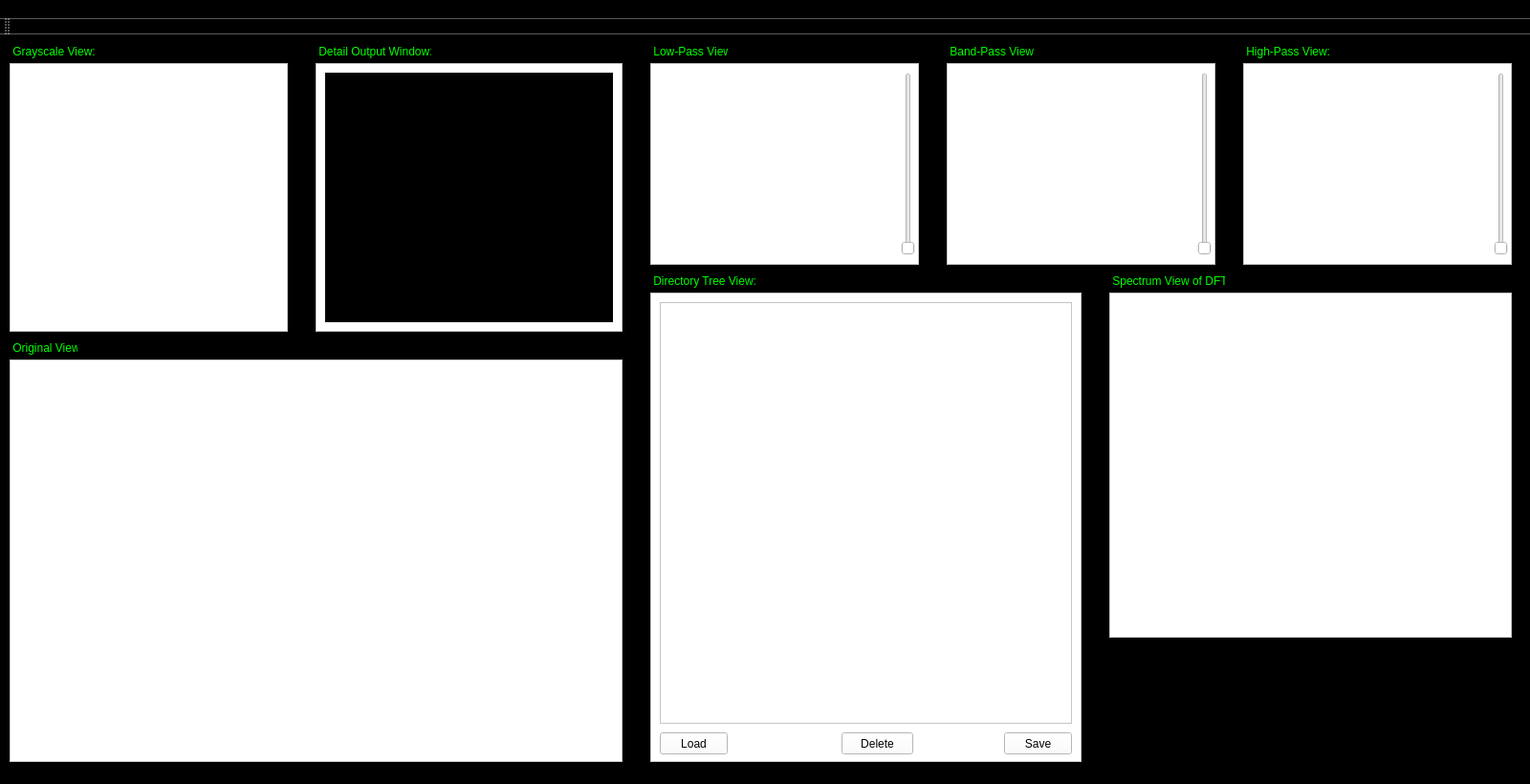
<?xml version="1.0" encoding="UTF-8"?>
<ui version="4.0">
 <class>MagicWindow</class>
 <widget class="QMainWindow" name="MagicWindow">
  <property name="geometry">
   <rect>
    <x>0</x>
    <y>0</y>
    <width>1600</width>
    <height>820</height>
   </rect>
  </property>
  <property name="minimumSize">
   <size>
    <width>1600</width>
    <height>820</height>
   </size>
  </property>
  <property name="maximumSize">
   <size>
    <width>1600</width>
    <height>820</height>
   </size>
  </property>
  <property name="windowTitle">
   <string>MagicWindow</string>
  </property>
  <property name="styleSheet">
   <string notr="true">background-color: rgb(0, 0, 0);</string>
  </property>
  <widget class="QWidget" name="centralWidget">
   <widget class="QFrame" name="Original">
    <property name="geometry">
     <rect>
      <x>10</x>
      <y>340</y>
      <width>641</width>
      <height>421</height>
     </rect>
    </property>
    <property name="styleSheet">
     <string notr="true">background-color: rgb(255, 255, 255);</string>
    </property>
    <property name="frameShape">
     <enum>QFrame::StyledPanel</enum>
    </property>
    <property name="frameShadow">
     <enum>QFrame::Sunken</enum>
    </property>
    <widget class="QLabel" name="Original_View">
     <property name="geometry">
      <rect>
       <x>10</x>
       <y>10</y>
       <width>621</width>
       <height>401</height>
      </rect>
     </property>
     <property name="text">
      <string/>
     </property>
    </widget>
   </widget>
   <widget class="QFrame" name="DTFT_LP">
    <property name="geometry">
     <rect>
      <x>680</x>
      <y>30</y>
      <width>281</width>
      <height>211</height>
     </rect>
    </property>
    <property name="styleSheet">
     <string notr="true">background-color: rgb(255, 255, 255);</string>
    </property>
    <property name="frameShape">
     <enum>QFrame::StyledPanel</enum>
    </property>
    <property name="frameShadow">
     <enum>QFrame::Sunken</enum>
    </property>
    <widget class="QSlider" name="DTFT_LP_GRAD">
     <property name="geometry">
      <rect>
       <x>260</x>
       <y>10</y>
       <width>20</width>
       <height>191</height>
      </rect>
     </property>
     <property name="orientation">
      <enum>Qt::Vertical</enum>
     </property>
    </widget>
    <widget class="QLabel" name="DTFT_LP_View">
     <property name="geometry">
      <rect>
       <x>16</x>
       <y>12</y>
       <width>241</width>
       <height>181</height>
      </rect>
     </property>
     <property name="text">
      <string/>
     </property>
    </widget>
   </widget>
   <widget class="QFrame" name="Grayscale">
    <property name="geometry">
     <rect>
      <x>10</x>
      <y>30</y>
      <width>291</width>
      <height>281</height>
     </rect>
    </property>
    <property name="styleSheet">
     <string notr="true">background-color: rgb(255, 255, 255);</string>
    </property>
    <property name="frameShape">
     <enum>QFrame::StyledPanel</enum>
    </property>
    <property name="frameShadow">
     <enum>QFrame::Sunken</enum>
    </property>
    <widget class="QLabel" name="Grayscale_View">
     <property name="geometry">
      <rect>
       <x>10</x>
       <y>10</y>
       <width>271</width>
       <height>261</height>
      </rect>
     </property>
     <property name="text">
      <string/>
     </property>
    </widget>
   </widget>
   <widget class="QFrame" name="frame_7">
    <property name="geometry">
     <rect>
      <x>680</x>
      <y>270</y>
      <width>451</width>
      <height>491</height>
     </rect>
    </property>
    <property name="styleSheet">
     <string notr="true">background-color: rgb(255, 255, 255);</string>
    </property>
    <property name="frameShape">
     <enum>QFrame::StyledPanel</enum>
    </property>
    <property name="frameShadow">
     <enum>QFrame::Sunken</enum>
    </property>
    <widget class="QTreeView" name="treeView">
     <property name="geometry">
      <rect>
       <x>10</x>
       <y>10</y>
       <width>431</width>
       <height>441</height>
      </rect>
     </property>
    </widget>
    <widget class="QPushButton" name="LoadButton">
     <property name="geometry">
      <rect>
       <x>10</x>
       <y>460</y>
       <width>71</width>
       <height>23</height>
      </rect>
     </property>
     <property name="text">
      <string>Load</string>
     </property>
    </widget>
    <widget class="QPushButton" name="SaveButton">
     <property name="geometry">
      <rect>
       <x>370</x>
       <y>460</y>
       <width>71</width>
       <height>23</height>
      </rect>
     </property>
     <property name="text">
      <string>Save</string>
     </property>
    </widget>
    <widget class="QPushButton" name="DeleteButton">
     <property name="geometry">
      <rect>
       <x>200</x>
       <y>460</y>
       <width>75</width>
       <height>23</height>
      </rect>
     </property>
     <property name="text">
      <string>Delete</string>
     </property>
    </widget>
   </widget>
   <widget class="QFrame" name="DTFT_BP">
    <property name="geometry">
     <rect>
      <x>990</x>
      <y>30</y>
      <width>281</width>
      <height>211</height>
     </rect>
    </property>
    <property name="styleSheet">
     <string notr="true">background-color: rgb(255, 255, 255);</string>
    </property>
    <property name="frameShape">
     <enum>QFrame::StyledPanel</enum>
    </property>
    <property name="frameShadow">
     <enum>QFrame::Sunken</enum>
    </property>
    <widget class="QSlider" name="DTFT_BP_GRAD">
     <property name="geometry">
      <rect>
       <x>260</x>
       <y>10</y>
       <width>20</width>
       <height>191</height>
      </rect>
     </property>
     <property name="orientation">
      <enum>Qt::Vertical</enum>
     </property>
    </widget>
    <widget class="QLabel" name="DTFT_BP_View">
     <property name="geometry">
      <rect>
       <x>16</x>
       <y>12</y>
       <width>241</width>
       <height>181</height>
      </rect>
     </property>
     <property name="text">
      <string/>
     </property>
    </widget>
   </widget>
   <widget class="QFrame" name="DTFT_HP">
    <property name="geometry">
     <rect>
      <x>1300</x>
      <y>30</y>
      <width>281</width>
      <height>211</height>
     </rect>
    </property>
    <property name="styleSheet">
     <string notr="true">background-color: rgb(255, 255, 255);</string>
    </property>
    <property name="frameShape">
     <enum>QFrame::StyledPanel</enum>
    </property>
    <property name="frameShadow">
     <enum>QFrame::Sunken</enum>
    </property>
    <widget class="QSlider" name="DTFT_HP_GRAD">
     <property name="geometry">
      <rect>
       <x>260</x>
       <y>10</y>
       <width>20</width>
       <height>191</height>
      </rect>
     </property>
     <property name="orientation">
      <enum>Qt::Vertical</enum>
     </property>
    </widget>
    <widget class="QLabel" name="DTFT_HP_View">
     <property name="geometry">
      <rect>
       <x>16</x>
       <y>12</y>
       <width>241</width>
       <height>181</height>
      </rect>
     </property>
     <property name="text">
      <string/>
     </property>
    </widget>
   </widget>
   <widget class="QLabel" name="label">
    <property name="geometry">
     <rect>
      <x>10</x>
      <y>320</y>
      <width>71</width>
      <height>16</height>
     </rect>
    </property>
    <property name="styleSheet">
     <string notr="true">background-color: rgb(0, 0, 0);
color: rgb(0, 255, 0);</string>
    </property>
    <property name="text">
     <string> Original View: </string>
    </property>
   </widget>
   <widget class="QLabel" name="label_2">
    <property name="geometry">
     <rect>
      <x>10</x>
      <y>10</y>
      <width>91</width>
      <height>16</height>
     </rect>
    </property>
    <property name="styleSheet">
     <string notr="true">background-color: rgb(0, 0, 0);
color: rgb(0, 255, 0);</string>
    </property>
    <property name="text">
     <string> Grayscale View: </string>
    </property>
   </widget>
   <widget class="QLabel" name="label_3">
    <property name="geometry">
     <rect>
      <x>680</x>
      <y>10</y>
      <width>81</width>
      <height>16</height>
     </rect>
    </property>
    <property name="styleSheet">
     <string notr="true">background-color: rgb(0, 0, 0);
color: rgb(0, 255, 0);</string>
    </property>
    <property name="text">
     <string> Low-Pass View:</string>
    </property>
   </widget>
   <widget class="QLabel" name="label_4">
    <property name="geometry">
     <rect>
      <x>990</x>
      <y>10</y>
      <width>91</width>
      <height>16</height>
     </rect>
    </property>
    <property name="styleSheet">
     <string notr="true">background-color: rgb(0, 0, 0);
color: rgb(0, 255, 0);</string>
    </property>
    <property name="text">
     <string> Band-Pass View:</string>
    </property>
   </widget>
   <widget class="QLabel" name="label_5">
    <property name="geometry">
     <rect>
      <x>1300</x>
      <y>10</y>
      <width>91</width>
      <height>16</height>
     </rect>
    </property>
    <property name="styleSheet">
     <string notr="true">background-color: rgb(0, 0, 0);
color: rgb(0, 255, 0);</string>
    </property>
    <property name="text">
     <string> High-Pass View:</string>
    </property>
   </widget>
   <widget class="QLabel" name="label_6">
    <property name="geometry">
     <rect>
      <x>680</x>
      <y>250</y>
      <width>111</width>
      <height>16</height>
     </rect>
    </property>
    <property name="styleSheet">
     <string notr="true">background-color: rgb(0, 0, 0);
color: rgb(0, 255, 0);</string>
    </property>
    <property name="text">
     <string> Directory Tree View:</string>
    </property>
   </widget>
   <widget class="QFrame" name="Details">
    <property name="geometry">
     <rect>
      <x>330</x>
      <y>30</y>
      <width>321</width>
      <height>281</height>
     </rect>
    </property>
    <property name="styleSheet">
     <string notr="true">background-color: rgb(255, 255, 255);</string>
    </property>
    <property name="frameShape">
     <enum>QFrame::StyledPanel</enum>
    </property>
    <property name="frameShadow">
     <enum>QFrame::Sunken</enum>
    </property>
    <widget class="QLabel" name="Output_Window">
     <property name="geometry">
      <rect>
       <x>10</x>
       <y>10</y>
       <width>301</width>
       <height>261</height>
      </rect>
     </property>
     <property name="styleSheet">
      <string notr="true">background-color: rgb(0, 0, 0);
color: rgb(0, 255, 0);</string>
     </property>
     <property name="text">
      <string/>
     </property>
     <property name="alignment">
      <set>Qt::AlignLeading|Qt::AlignLeft|Qt::AlignTop</set>
     </property>
     <property name="wordWrap">
      <bool>true</bool>
     </property>
     <property name="margin">
      <number>5</number>
     </property>
    </widget>
   </widget>
   <widget class="QLabel" name="label_7">
    <property name="geometry">
     <rect>
      <x>330</x>
      <y>10</y>
      <width>121</width>
      <height>16</height>
     </rect>
    </property>
    <property name="styleSheet">
     <string notr="true">background-color: rgb(0, 0, 0);
color: rgb(0, 255, 0);</string>
    </property>
    <property name="text">
     <string> Detail Output Window: </string>
    </property>
   </widget>
   <widget class="QFrame" name="Spectrum">
    <property name="geometry">
     <rect>
      <x>1160</x>
      <y>270</y>
      <width>421</width>
      <height>361</height>
     </rect>
    </property>
    <property name="styleSheet">
     <string notr="true">background-color: rgb(255, 255, 255);</string>
    </property>
    <property name="frameShape">
     <enum>QFrame::StyledPanel</enum>
    </property>
    <property name="frameShadow">
     <enum>QFrame::Sunken</enum>
    </property>
    <widget class="QLabel" name="Spectrum_View">
     <property name="geometry">
      <rect>
       <x>16</x>
       <y>10</y>
       <width>391</width>
       <height>341</height>
      </rect>
     </property>
     <property name="text">
      <string/>
     </property>
    </widget>
   </widget>
   <widget class="QLabel" name="label_8">
    <property name="geometry">
     <rect>
      <x>1160</x>
      <y>250</y>
      <width>121</width>
      <height>16</height>
     </rect>
    </property>
    <property name="styleSheet">
     <string notr="true">background-color: rgb(0, 0, 0);
color: rgb(0, 255, 0);</string>
    </property>
    <property name="text">
     <string> Spectrum View of DFT:</string>
    </property>
   </widget>
   <zorder>frame_7</zorder>
   <zorder>Original</zorder>
   <zorder>DTFT_LP</zorder>
   <zorder>Grayscale</zorder>
   <zorder>DTFT_BP</zorder>
   <zorder>DTFT_HP</zorder>
   <zorder>label</zorder>
   <zorder>label_2</zorder>
   <zorder>label_3</zorder>
   <zorder>label_4</zorder>
   <zorder>label_5</zorder>
   <zorder>label_6</zorder>
   <zorder>Details</zorder>
   <zorder>label_7</zorder>
   <zorder>Spectrum</zorder>
   <zorder>label_8</zorder>
  </widget>
  <widget class="QMenuBar" name="menuBar">
   <property name="geometry">
    <rect>
     <x>0</x>
     <y>0</y>
     <width>1600</width>
     <height>21</height>
    </rect>
   </property>
   <widget class="QMenu" name="menuHere_Be_Dragons">
    <property name="title">
     <string>Here Be Dragons</string>
    </property>
   </widget>
   <addaction name="menuHere_Be_Dragons"/>
  </widget>
  <widget class="QToolBar" name="mainToolBar">
   <attribute name="toolBarArea">
    <enum>TopToolBarArea</enum>
   </attribute>
   <attribute name="toolBarBreak">
    <bool>false</bool>
   </attribute>
  </widget>
  <widget class="QStatusBar" name="statusBar"/>
 </widget>
 <layoutdefault spacing="6" margin="11"/>
 <resources/>
 <connections/>
</ui>
